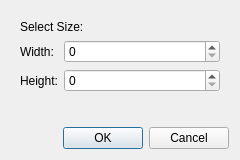
<?xml version="1.0" encoding="UTF-8"?>
<ui version="4.0">
 <class>SizeDialog</class>
 <widget class="QDialog" name="SizeDialog">
  <property name="geometry">
   <rect>
    <x>0</x>
    <y>0</y>
    <width>240</width>
    <height>160</height>
   </rect>
  </property>
  <property name="minimumSize">
   <size>
    <width>240</width>
    <height>160</height>
   </size>
  </property>
  <property name="maximumSize">
   <size>
    <width>240</width>
    <height>160</height>
   </size>
  </property>
  <property name="windowTitle">
   <string>Dialog</string>
  </property>
  <property name="windowIcon">
   <iconset resource="ImgRes.qrc">
    <normaloff>:/img/img/cncFlat_small.png</normaloff>:/img/img/cncFlat_small.png</iconset>
  </property>
  <layout class="QVBoxLayout" name="verticalLayout">
   <item>
    <widget class="QWidget" name="widget" native="true">
     <layout class="QGridLayout" name="gridLayout" columnstretch="0,1">
      <item row="1" column="0">
       <widget class="QLabel" name="label_3">
        <property name="text">
         <string>Width:</string>
        </property>
       </widget>
      </item>
      <item row="1" column="1">
       <widget class="QSpinBox" name="uiSBWidth">
        <property name="maximum">
         <number>999999</number>
        </property>
       </widget>
      </item>
      <item row="2" column="1">
       <widget class="QSpinBox" name="uiSBHeight">
        <property name="maximum">
         <number>999999</number>
        </property>
       </widget>
      </item>
      <item row="2" column="0">
       <widget class="QLabel" name="label_2">
        <property name="text">
         <string>Height:</string>
        </property>
       </widget>
      </item>
      <item row="3" column="0">
       <spacer name="verticalSpacer">
        <property name="orientation">
         <enum>Qt::Vertical</enum>
        </property>
        <property name="sizeHint" stdset="0">
         <size>
          <width>20</width>
          <height>40</height>
         </size>
        </property>
       </spacer>
      </item>
      <item row="0" column="0" colspan="2">
       <widget class="QLabel" name="label">
        <property name="text">
         <string>Select Size:</string>
        </property>
       </widget>
      </item>
     </layout>
    </widget>
   </item>
   <item>
    <widget class="QDialogButtonBox" name="buttonBox">
     <property name="orientation">
      <enum>Qt::Horizontal</enum>
     </property>
     <property name="standardButtons">
      <set>QDialogButtonBox::Cancel|QDialogButtonBox::Ok</set>
     </property>
    </widget>
   </item>
  </layout>
 </widget>
 <resources>
  <include location="ImgRes.qrc"/>
 </resources>
 <connections>
  <connection>
   <sender>buttonBox</sender>
   <signal>accepted()</signal>
   <receiver>SizeDialog</receiver>
   <slot>accept()</slot>
   <hints>
    <hint type="sourcelabel">
     <x>248</x>
     <y>254</y>
    </hint>
    <hint type="destinationlabel">
     <x>157</x>
     <y>274</y>
    </hint>
   </hints>
  </connection>
  <connection>
   <sender>buttonBox</sender>
   <signal>rejected()</signal>
   <receiver>SizeDialog</receiver>
   <slot>reject()</slot>
   <hints>
    <hint type="sourcelabel">
     <x>316</x>
     <y>260</y>
    </hint>
    <hint type="destinationlabel">
     <x>286</x>
     <y>274</y>
    </hint>
   </hints>
  </connection>
 </connections>
</ui>
